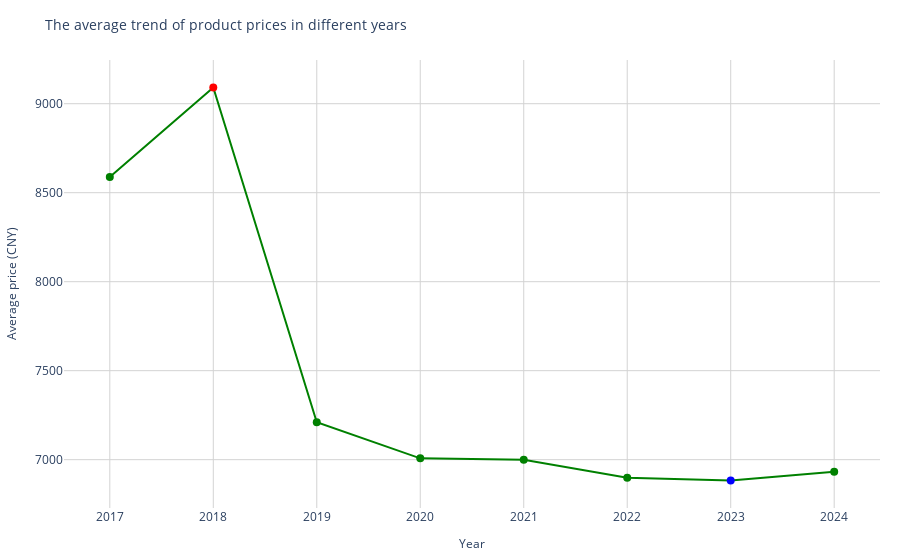

Here is the notebook cell this chart was saved with:
### Code cell
#使用plotly库
price_by_year = selected_data_2.groupby('Launched Year')['Launched Price (China)'].mean().reset_index()
max_year=price_by_year['Launched Price (China)'].idxmax()
min_year=price_by_year['Launched Price (China)'].idxmin()
colors = ['green'] * len(price_by_year)
special_years = {max_year: 'red', min_year: 'blue'} 

for year, color in special_years.items():
    colors[year]=color
fig = px.line(price_by_year, x='Launched Year',y='Launched Price (China)',
              title='The average trend of product prices in different years',
              labels={'Launched Year': 'Year', 'Launched Price (China)': 'Average Price (CNY)'},
              color_discrete_sequence=['green'], 
              markers=True) 

fig.update_traces(marker=dict(color=colors, size=8))
fig.update_layout(
    plot_bgcolor='white',
    xaxis=dict(
        title='Year',
        gridcolor='lightgrey',
        titlefont=dict(size=12),
    ),
    yaxis=dict(
        title='Average price (CNY)',
        gridcolor='lightgrey',
        titlefont=dict(size=12),
    ),
    title_font=dict(size=14),
    margin=dict(l=20, r=20, t=60, b=20)
)

fig.show()

### Figure 1 — Plotly figure (JSON) as saved in the notebook; plotly's stock layout.template omitted (floating-point values rounded to 4 significant figures)
{"data": [{"hovertemplate": "Year=%{x}<br>Average Price (CNY)=%{y}<extra></extra>", "legendgroup": "", "line": {"color": "green", "dash": "solid"}, "marker": {"color": ["green", "red", "green", "green", "green", "green", "blue", "green"], "size": 8, "symbol": "circle"}, "mode": "markers+lines", "name": "", "orientation": "v", "showlegend": false, "type": "scatter", "x": [2017, 2018, 2019, 2020, 2021, 2022, 2023, 2024], "xaxis": "x", "y": [8588, 9092.0, 7210.0, 7007.0, 6999, 6899, 6882.0, 6932.0], "yaxis": "y"}], "layout": {"legend": {"tracegroupgap": 0}, "margin": {"b": 20, "l": 20, "r": 20, "t": 60}, "plot_bgcolor": "white", "title": {"font": {"size": 14}, "text": "The average trend of product prices in different years"}, "xaxis": {"anchor": "y", "domain": [0, 1], "gridcolor": "lightgrey", "title": {"font": {"size": 12}, "text": "Year"}}, "yaxis": {"anchor": "x", "domain": [0, 1], "gridcolor": "lightgrey", "title": {"font": {"size": 12}, "text": "Average price (CNY)"}}}}
